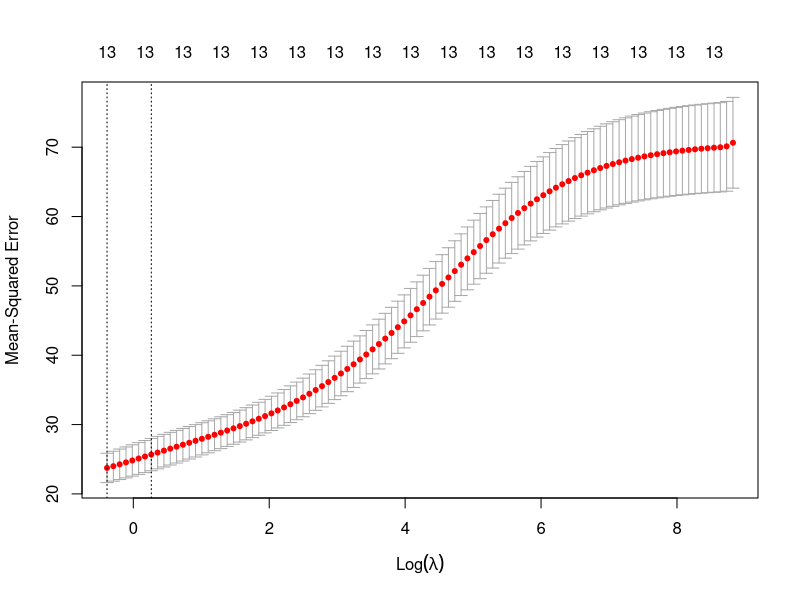
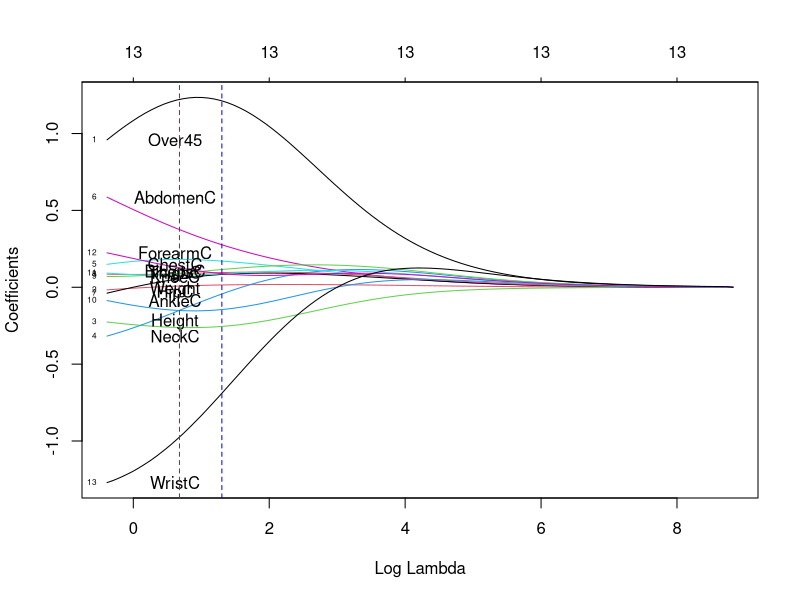
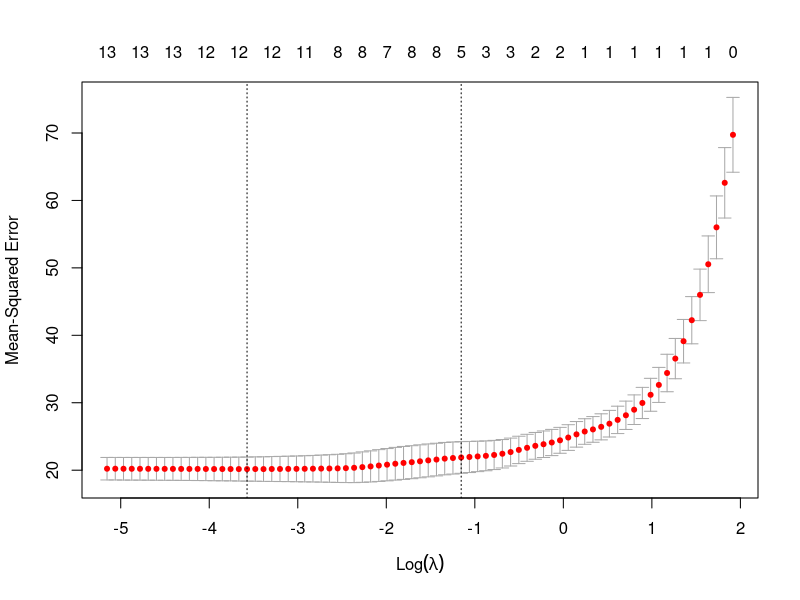
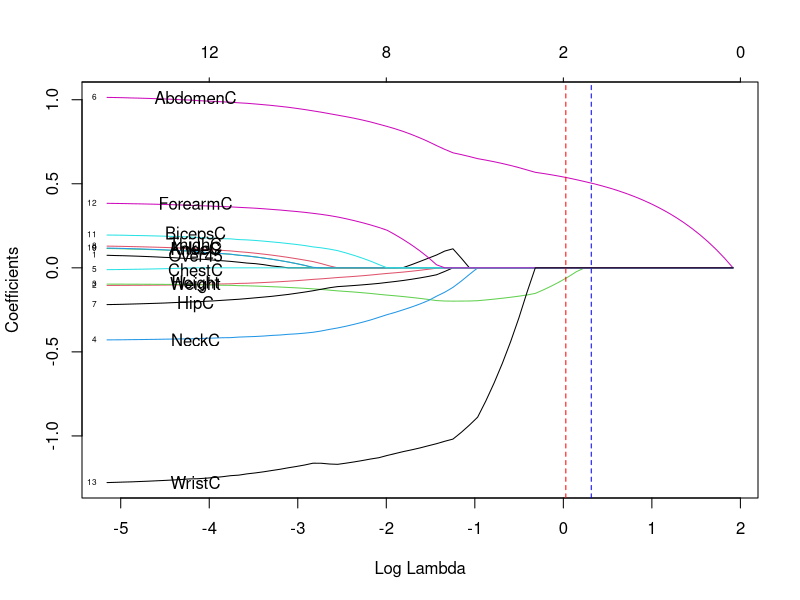

These charts were generated, in order, by the following R code:
## ---- chunk 1
knitr::opts_chunk$set(echo = TRUE)
## ---- chunk 2
library(tidyverse) # for data manipulation and visualization
library(ggplot2) # for plots
library(caret)
library(glmnet) # for ridge and lasso
## ---- chunk 3
df <- read.table('BODY_FAT.TXT', header=TRUE)
names(df)
## ---- chunk 4
df <- df[,-1]
## ---- chunk 5
# getting the predictors
x_var <- data.matrix(df[,-1])
# getting the indipendent variable
y_var <- df[,"SiriBF."]
## ---- chunk 6
ridge <- glmnet(x_var, y_var, alpha=0)
summary(ridge)
## ---- chunk 7
cv_ridge <- cv.glmnet(x_var, y_var, alpha = 0)
cv_ridge
## ---- chunk 8
plot(cv_ridge)
## ---- chunk 9
cv_ridge$lambda.min
cv_ridge$lambda.1se
## ---- chunk 10
lbs_fun <- function(fit, offset_x=1, ...) {
  L <- length(fit$lambda)
  x <- log(fit$lambda[L])+ offset_x
  y <- fit$beta[, L]
  labs <- names(y)
  text(x, y, labels=labs, ...)
}
plot(ridge, xvar = "lambda", label=T)
lbs_fun(ridge)
abline(v=cv_ridge$lambda.min, col = "red", lty=2)
abline(v=cv_ridge$lambda.1se, col="blue", lty=2)
## ---- chunk 11
min_ridge <- glmnet(x_var, y_var, alpha=0, lambda= cv_ridge$lambda.min)
coef(min_ridge)
## ---- chunk 12
# Make predictions on the test data
predictions <- min_ridge %>% predict(x_var) %>% as.vector()
# Model performance metrics
data.frame(
  RMSE = RMSE(predictions, y_var),
  Rsquare = R2(predictions, y_var)
)
## ---- chunk 13
# getting the predictors
x_var <- data.matrix(df[,-1])
# getting the indipendent variable
y_var <- df[,"SiriBF."]
## ---- chunk 14
lasso <- glmnet(x_var, y_var, alpha=1)
summary(lasso)
## ---- chunk 15
cv_lasso <- cv.glmnet(x_var, y_var, alpha = 1)
cv_lasso
plot(cv_lasso)
## ---- chunk 16
lbs_fun <- function(fit, offset_x=1, ...) {
  L <- length(fit$lambda)
  x <- log(fit$lambda[L])+ offset_x
  y <- fit$beta[, L]
  labs <- names(y)
  text(x, y, labels=labs, ...)
}
plot(lasso, xvar = "lambda", label=T)
lbs_fun(lasso)
abline(v=cv_lasso$lambda.min, col = "red", lty=2)
abline(v=cv_lasso$lambda.1se, col="blue", lty=2)
## ---- chunk 17
min_lasso <- glmnet(x_var, y_var, alpha=1, lambda= cv_lasso$lambda.min)
coef(min_lasso)

se_lasso <- glmnet(x_var, y_var, alpha=1, lambda= cv_lasso$lambda.1se)
coef(se_lasso)
## ---- chunk 18
# Make predictions on the test data
predictions <- min_lasso %>% predict(x_var) %>% as.vector()
# Model performance metrics
data.frame(
  RMSE = RMSE(predictions, y_var),
  Rsquare = R2(predictions, y_var)
)
